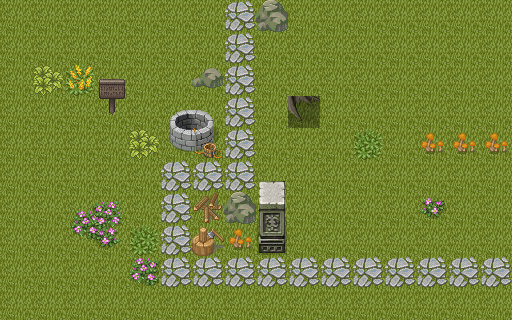

A 2D game scene composited from a Tiled map and its tileset images. What follows is a short description and the map's XML, with every tile layer's data as written:
An orthogonal 16x10 tile map with 32x32 px tiles, 2 tile layers (Ground, Object).

<map version="1.0" tiledversion="1.1.2" orientation="orthogonal" renderorder="right-down" width="16" height="10" tilewidth="32" tileheight="32" infinite="0" nextobjectid="1">
 <tileset firstgid="1" source="../images/tiles/forest.tsx" />
 <layer name="Ground" width="16" height="10">
  <data encoding="csv">
15,26,26,26,26,26,26,26,26,26,26,26,26,26,26,26,
26,26,26,26,26,26,26,26,26,26,26,26,15,26,26,26,
26,26,26,26,26,26,26,26,26,26,26,26,26,26,26,26,
26,26,26,26,26,26,26,26,26,26,26,26,15,26,26,26,
26,26,26,26,26,26,26,26,26,26,26,26,26,26,26,26,
26,26,26,26,26,26,26,26,26,26,26,26,26,26,26,26,
26,26,26,26,26,26,26,26,26,26,26,26,26,26,26,26,
26,26,26,26,26,26,26,26,26,26,26,26,26,26,26,26,
26,26,26,26,26,26,26,26,26,26,26,26,26,26,26,26,
26,26,26,26,26,26,26,26,26,26,26,26,26,26,26,26
</data>
 </layer>
 <layer name="Object" width="16" height="10">
  <data encoding="csv">
0,0,0,0,0,0,0,1461,75,0,0,0,0,0,0,0,
0,0,0,0,0,0,0,1461,0,0,0,0,0,0,0,0,
0,61,239,334,0,0,73,1461,0,0,0,0,0,0,0,0,
0,0,0,342,0,1479,1480,1461,0,915,0,0,0,0,0,0,
0,0,0,0,61,1487,1469,1461,0,0,0,255,0,295,295,295,
0,0,0,0,0,1461,1461,1461,400,0,0,0,0,0,0,0,
0,0,557,558,0,1461,1410,75,408,0,0,0,0,303,0,0,
0,0,565,566,255,1461,1402,295,416,0,0,0,0,0,0,0,
0,0,0,0,304,1461,1461,1461,1461,1461,1461,1461,1461,1461,1461,1461,
0,0,0,0,0,0,0,0,0,0,0,0,0,0,0,0
</data>
 </layer>
</map>
